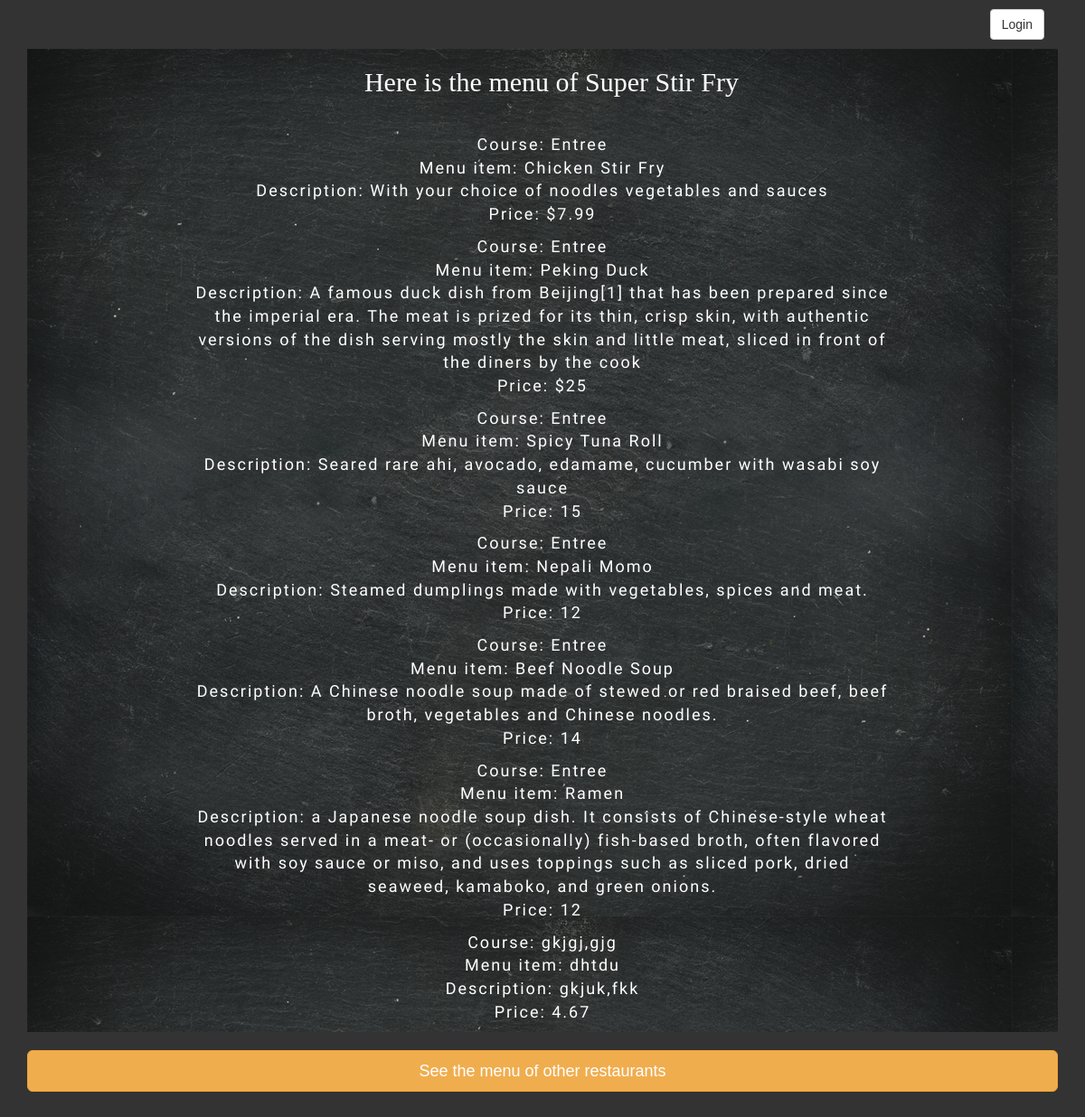
/restos/2/menu, run on the app's committed database.
### database_setup_fn.py (models this page shows, shortened)
class Restaurant(Base):
    __tablename__ = 'restaurant'
    id = Column(Integer, primary_key=True)
    name = Column(String(250), nullable=False)
    user_id = Column(Integer, ForeignKey('user.id'))
    user = relationship(User)
    description = Column(String(250))
    image = Column(String(250))
    menu_item = relationship('MenuItem', cascade="all, delete")

class MenuItem(Base):
    __tablename__ = 'menu_item'
    name = Column(String(80), nullable=False)
    id = Column(Integer, primary_key=True)
    description = Column(String(250))
    price = Column(String(8))
    course = Column(String(250))
    restaurant_id = Column(Integer, ForeignKey('restaurant.id'))
    restaurant = relationship(Restaurant)
    user_id = Column(Integer, ForeignKey('user.id'))
    user = relationship(User)

### finalproject.py (the view, shortened to what this page needs)
@app.route('/restos/<int:resto_ID>', methods=['GET', 'POST'])
@app.route('/restos/<int:resto_ID>/menu')
def restoMenu(resto_ID):
    resto = session.query(Restaurant).filter_by(id=resto_ID).one()
    menu = session.query(MenuItem).filter_by(restaurant_id=resto_ID).all()
    name_resto = resto.name
    if 'username' not in login_session:
        return render_template(
            'public_resto_menu.html',
            resto_identif=resto_ID,
            menu=menu,
            name_resto=name_resto
        )

### templates/public_resto_menu.html (shortened to what this page needs)
<!DOCTYPE html>
<html>
<head>
    <link rel="stylesheet" type="text/css" href="/static/bootstrap-3.3.7-dist/css/bootstrap.min.css">
    <link rel="stylesheet" type="text/css" href="/static/bootstrap-3.3.7-dist/css/custom.css">
    <link rel="stylesheet" type="text/css" href="/static/css/styles.css">
</head>
<body>
    <div class="container">
        <div class="col-md-12" style="text-align:right;">
                {% if not session['username'] %}
                <a style='margin: 10px 0 10px 0' href='/login' role ='button' class ='btn btn-default'>Login</a>
                {% else %}
                <span style="font-size:20px; color: white;">Welcome, {{ session['username'].split(' ')[0] }} &nbsp; </span><a style='margin: 10px 0 16px 0' href='/disconnect' role ='button' class ='btn btn-default'>Logout</a>
                {% endif %}
            </div>
        <div class="col-md-12" align="center" style="background-image: url('/static/bootstrap-3.3.7-dist/images/Vintage Slate Blackboard-300dpi.png')">
            <h1 style="width:100%; color:white; padding:20px 0 0px 20px;">Here is the menu of {{name_resto}}</h1>
            <div id="menu-content">
            {% for x in menu %}
                <p>
                <span class="menu">Course: {{x.course}}</span><br>
                <span class="menu">Menu item: {{x.name}}</span><br>
                <span class="menu">Description: {{x.description}}</span><br>
                <span class="menu">Price: {{x.price}}</span><br>
                </p>
                {% endfor %}
            </div>
        </div>
        <div class="row">
            <div class="col-md-12" id="bottom" style="padding-top:20px; text-align:right;">
                <a role="button" class="btn btn-warning btn-block btn-lg" href="{{url_for('showallrestaurants')}}">See the menu of other restaurants</a>
            </div>
        </div>
    </div>
</body>
</html>

### static/css/styles.css (style rules this page uses)
body { font-family: sans-serif; background-color: #333333 }
h1, h2, h3, h4 { color: #CCCCCC; }
h1, h2 { font-family: 'Georgia', serif; margin: 0; }
p { color: #CCCCCC; }
a { text-decoration: none; text-decoration: #333333; font-size: .75em; }
#bottom { margin-bottom:50px; }

### data on the page
Restaurant: name "Super Stir Fry"
MenuItem: course "Entree", name "Chicken Stir Fry", description "With your choice of noodles vegetables and sauces", price "$7.99"
MenuItem: course "Entree", name "Peking Duck", description "A famous duck dish from Beijing[1] that has been prepared since the imperial era. The meat is prized for its thin, crisp skin, with authentic versions of the dish serving mostly the skin and little meat, sliced in front of the diners by the cook", price "$25"
MenuItem: course "Entree", name "Spicy Tuna Roll", description "Seared rare ahi, avocado, edamame, cucumber with wasabi soy sauce", price "15"
MenuItem: course "Entree", name "Nepali Momo", description "Steamed dumplings made with vegetables, spices and meat.", price "12"
MenuItem: course "Entree", name "Beef Noodle Soup", description "A Chinese noodle soup made of stewed or red braised beef, beef broth, vegetables and Chinese noodles.", price "14"
MenuItem: course "Entree", name "Ramen", description "a Japanese noodle soup dish. It consists of Chinese-style wheat noodles served in a meat- or (occasionally) fish-based broth, often flavored with soy sauce or miso, and uses toppings such as sliced pork, dried seaweed, kamaboko, and green onions.", price "12"
MenuItem: course "gkjgj,gjg", name "dhtdu", description "gkjuk,fkk", price "4.67"
